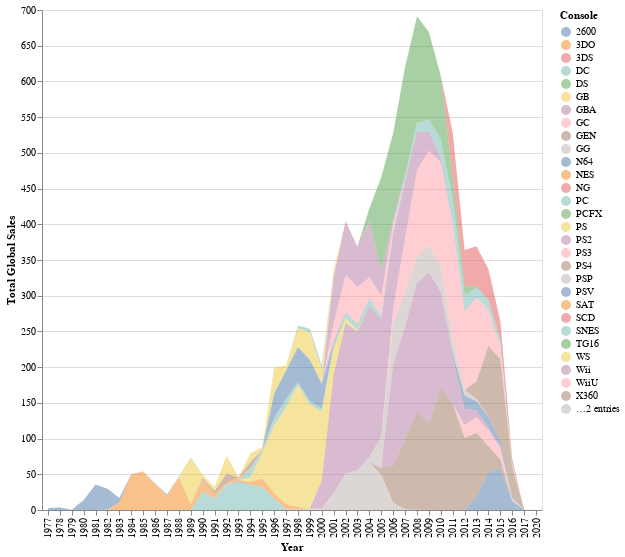

The code cell stored with this chart in its notebook:
### Markdown cell above
---
## 3. Results

### Code cell
data_plot1 = vg_sales.groupby(['Platform', 'Year']).sum().reset_index().drop('Rank', axis = 1)
alt.Chart(data_plot1).mark_line(point = True).encode(
     y = alt.Y('Global_Sales:Q', title = 'Total Global Sales'),
     x = alt.X('Year:N', title = 'Year'), #Still not sure what type this should be or what will look best w/o sacrificing the x-axis
     color = alt.Color('Platform', title = 'Console')
 ).properties(
     width = 500,
     height = 500
 ).mark_area(opacity = 0.5) #let's smooth this, also maybe do some density work, we could do mean estimates
                                                  # to do more comparisons

### Figure 1 — Vega-Lite specification as saved in the notebook (floating-point values rounded to 4 significant figures; data arrays with more than 128 entries replaced by an {"elided": "..."} marker saying what was removed)
{"config": {"view": {"continuousWidth": 400, "continuousHeight": 300}}, "data": {"name": "data-563867c518c8dad2c8e887d07ffbd85d"}, "mark": {"type": "area", "opacity": 0.5}, "encoding": {"color": {"type": "nominal", "field": "Platform", "title": "Console"}, "x": {"type": "nominal", "field": "Year", "title": "Year"}, "y": {"type": "quantitative", "field": "Global_Sales", "title": "Total Global Sales"}}, "height": 500, "width": 500, "$schema": "https://vega.github.io/schema/vega-lite/v4.0.2.json", "datasets": {"data-563867c518c8dad2c8e887d07ffbd85d": {"elided": "255 records"}}}
